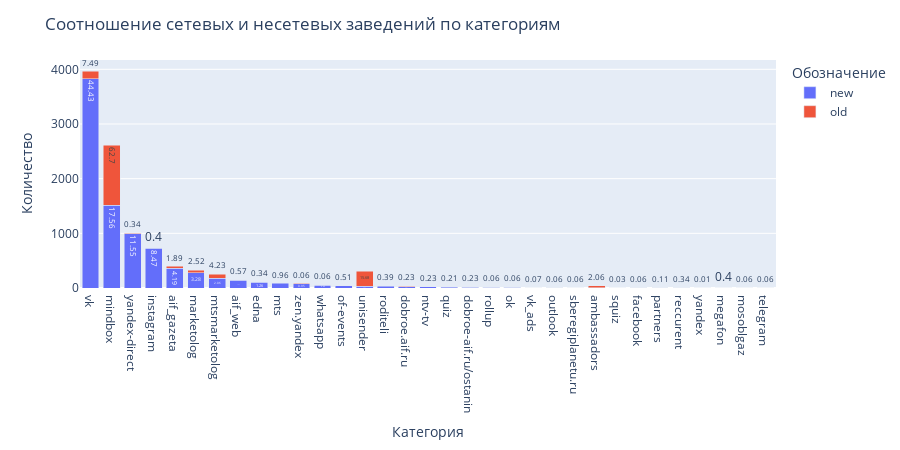

Notebook code for this chart:
### Code cell
fig = one_plot_creator(
    df=data_subcategory,
    x='channel', y='action_date', color='user', text='efficiency, %',
    title='Соотношение сетевых и несетевых заведений по категориям',
    xaxis_title='Категория', yaxis_title='Количество',
    legend_title='Обозначение',height=450
)
fig.show()

### Figure 1 — Plotly figure (JSON) as saved in the notebook; plotly's stock layout.template omitted (floating-point values rounded to 4 significant figures)
{"data": [{"alignmentgroup": "True", "hovertemplate": "user=new<br>channel=%{x}<br>action_date=%{y}<br>efficiency, %=%{text}<extra></extra>", "legendgroup": "new", "marker": {"color": "#636efa", "pattern": {"shape": ""}}, "name": "new", "offsetgroup": "new", "orientation": "v", "showlegend": true, "text": [44.43, 17.56, 11.55, 8.47, 4.19, 3.28, 2.06, 1.67, 1.26, 0.96, 0.95, 0.63, 0.51, 0.42, 0.39, 0.31, 0.23, 0.21, 0.21, 0.2, 0.15, 0.07, 0.07, 0.06, 0.05, 0.03, 0.03, 0.02, 0.01, 0.01], "textposition": "auto", "type": "bar", "x": ["vk", "mindbox", "yandex-direct", "instagram", "aif_gazeta", "marketolog", "mtsmarketolog", "aif_web", "edna", "mts", "zen.yandex", "whatsapp", "of-events", "unisender", "roditeli", "dobroe.aif.ru", "ntv-tv", "quiz", "dobroe-aif.ru/ostanin", "rollup", "ok", "vk_ads", "outlook", "sberegiplanetu.ru", "ambassadors", "squiz", "facebook", "partners", "reccurent", "yandex"], "xaxis": "x", "y": [3831, 1514, 996, 730, 361, 283, 178, 144, 109, 83, 82, 54, 44, 36, 34, 27, 20, 18, 18, 17, 13, 6, 6, 5, 4, 3, 3, 2, 1, 1], "yaxis": "y"}, {"alignmentgroup": "True", "hovertemplate": "user=old<br>channel=%{x}<br>action_date=%{y}<br>efficiency, %=%{text}<extra></extra>", "legendgroup": "old", "marker": {"color": "#EF553B", "pattern": {"shape": ""}}, "name": "old", "offsetgroup": "old", "orientation": "v", "showlegend": true, "text": [1.89, 0.57, 2.06, 0.23, 0.23, 0.34, 0.06, 0.4, 2.52, 0.4, 62.7, 0.06, 4.23, 0.06, 0.06, 0.11, 0.34, 0.06, 0.06, 15.68, 7.49, 0.06, 0.34, 0.06], "textposition": "auto", "type": "bar", "x": ["aif_gazeta", "aif_web", "ambassadors", "dobroe-aif.ru/ostanin", "dobroe.aif.ru", "edna", "facebook", "instagram", "marketolog", "megafon", "mindbox", "mosoblgaz", "mtsmarketolog", "ok", "outlook", "partners", "reccurent", "rollup", "telegram", "unisender", "vk", "whatsapp", "yandex-direct", "zen.yandex"], "xaxis": "x", "y": [33, 10, 36, 4, 4, 6, 1, 7, 44, 7, 1096, 1, 74, 1, 1, 2, 6, 1, 1, 274, 131, 1, 6, 1], "yaxis": "y"}], "layout": {"barmode": "stack", "height": 450, "legend": {"title": {"text": "Обозначение"}, "tracegroupgap": 0}, "margin": {"t": 60}, "showlegend": true, "title": {"text": "Соотношение сетевых и несетевых заведений по категориям"}, "xaxis": {"anchor": "y", "domain": [0, 1], "title": {"text": "Категория"}}, "yaxis": {"anchor": "x", "domain": [0, 1], "title": {"text": "Количество"}}}}
